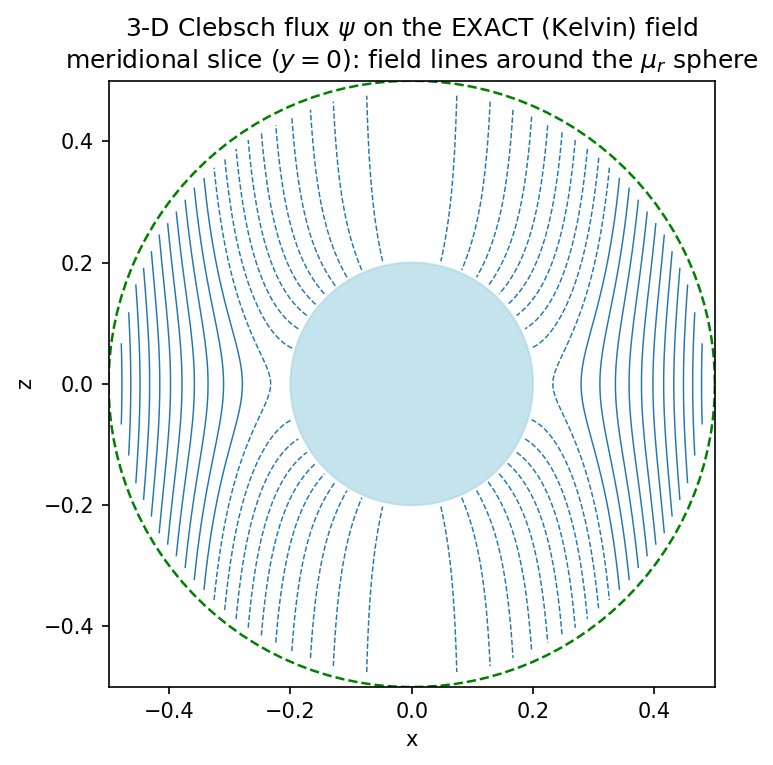

Recreate this plot in Python.
"""Clebsch + Kelvin in 3-D: the Clebsch potentials on an EXACT open boundary.

RESEARCH example (track A, rung 2 of "Kelvin in the hodograph").  Rung 1
(hodograph_kelvin_2d.py) did the 2-D Cartesian case, where the Kelvin exterior
is conformally WEIGHT-FREE.  This is the genuine 3-D formulation: the **Clebsch
potentials** (B = grad(psi) x grad(chi)) on the **3-D Cartesian Kelvin two-sphere
domain** (Sugahara 2022), with the air box abolished.

3-D Kelvin pullback (de Rham / Nagamine CEFC 2026):
  - the inversion T: x' = R^2 x / |x|^2 maps the physical exterior to the offset
    Kelvin sphere;
  - the Clebsch potentials psi, chi are **0-forms (functions)** -> they pull back
    trivially, ``psi' = psi . T``, ``chi' = chi . T``;
  - the field B is a **2-form** ``d psi ^ d chi`` -> it carries the Kelvin factor
    ``-(R/rho')^4`` (matches kelvin_material's B_comp);
  - the reduced-Omega weak-form material gets ``mu' = (R/rho')^2 mu0`` (3-D,
    NOT weight-free -- the 2-pi-r... the 3-D Jacobian is not conformally
    invariant, unlike the 2-D case), via radia.kelvin_material conventions.

Verified on the canonical 3-D test (a magnetisable sphere in a uniform field,
exact interior ``H = 3/(mu_r+2) H0``) so there is an exact answer to check:
  - reduced-Omega solve on the two-sphere Kelvin domain (periodic
    kelvin_int <-> kelvin_ext, GND at the Kelvin centre = infinity), the uniform
    background carried into the Kelvin exterior by
    radia.kelvin_material.make_reduced_potential_background_cf(dim=3);
  - the Clebsch net chi = atan2(y, x) (the EXACT azimuthal coordinate for the
    axisymmetric field) + psi recovered as the Stokes flux, then checked
    B = grad(psi) x grad(chi).

Verified (mu_r = 100, sphere a = 0.2, Kelvin R = 0.5, order 3, maxh 0.05):
  interior ``Hz = 3/(mu_r+2) H0``,  **field_error ~1.5e-5** -- vs ~3e-3 for a
  truncated air box at r/a = 5 (the Kelvin win); ``Hx ~ 1e-8`` (no transverse
  field by symmetry); Clebsch consistency ``B(psi,chi)`` vs ``B`` ~6e-4
  (off-axis, away from the chi branch cut).

run:  python clebsch_kelvin_3d.py
"""
import math
import os

from numpy import pi, sqrt as npsqrt
from ngsolve import (Mesh, H1, Periodic, GridFunction, grad, InnerProduct, dx,
                     CF, x, y, z, IfPos, BilinearForm, LinearForm, TaskManager,
                     Integrate)
from netgen.occ import Sphere, Pnt, Glue, OCCGeometry
from radia.kelvin_geometry import add_kelvin_exterior_domain
from radia.kelvin_material import make_reduced_potential_background_cf

MU0 = 4 * pi * 1e-7


def _cross(a, b):
    return CF((a[1] * b[2] - a[2] * b[1],
               a[2] * b[0] - a[0] * b[2],
               a[0] * b[1] - a[1] * b[0]))


def _kelvin_geometry(a, R_K, offset):
    """Magnetisable sphere + air, inner sphere R_K, offset Kelvin sphere."""
    mag = Sphere(Pnt(0, 0, 0), a)
    mag.mat("magnetic")
    innerball = Sphere(Pnt(0, 0, 0), R_K)
    for f in innerball.faces:                    # name BEFORE the boolean (a full
        f.name = "kelvin_int"                    # sphere face's centroid is the origin)
    inner_air = innerball - mag
    inner_air.mat("air_inner")
    geometry, _ = add_kelvin_exterior_domain([inner_air, mag], offset, R_K)
    return OCCGeometry(geometry)


def _truncated_geometry(a, R_trunc):
    """Plain air ball (Dirichlet) at radius R_trunc -- the thing Kelvin replaces."""
    mag = Sphere(Pnt(0, 0, 0), a)
    mag.mat("magnetic")
    ball = Sphere(Pnt(0, 0, 0), R_trunc)
    for f in ball.faces:
        f.name = "outer"
    air = ball - mag
    air.mat("air_inner")
    return OCCGeometry(Glue([air, mag]))


def _interior_H(mesh, H):
    m = mesh.MaterialCF({"magnetic": 1.0}, default=0.0)
    vol = Integrate(m, mesh)
    return (Integrate(m * H[0], mesh) / vol, Integrate(m * H[2], mesh) / vol)


def _exact_uniform_plus_dipole(px, py, pz, H0, a, mu_r):
    """The EXACT exterior H of a mu_r sphere (radius a) in a uniform H0 z-hat:
    the applied field + the induced point dipole (m/4pi = a^3 (mu_r-1)/(mu_r+2) H0).
    Used to STRESS the Kelvin open boundary -- the exterior field is what the
    Kelvin treatment determines (the interior is boundary-insensitive)."""
    r = math.sqrt(px * px + py * py + pz * pz)
    c = a ** 3 * (mu_r - 1.0) / (mu_r + 2.0) * H0           # = m / (4 pi)
    mr = c * pz / r                                         # (m/4pi . r_hat)
    hx = (3.0 * mr * px / r) / r ** 3
    hy = (3.0 * mr * py / r) / r ** 3
    hz = H0 + (3.0 * mr * pz / r - c) / r ** 3
    return (hx, hy, hz)


def _exterior_field_error(mesh, H, H0, a, mu_r):
    """Max relative error of the SOLVED exterior field vs the exact uniform+dipole
    at a set of air-region points -- the strong test of the Kelvin open boundary."""
    import numpy as np
    pts = [(0, 0, 0.30), (0, 0, 0.40), (0.30, 0, 0.0), (0.0, 0.25, 0.20),
           (0.20, 0.20, 0.20), (0.15, 0, 0.35)]
    err = 0.0
    for px, py, pz in pts:
        hv = H(mesh(px, py, pz))
        num = np.array([float(hv[0]), float(hv[1]), float(hv[2])])
        ex = np.array(_exact_uniform_plus_dipole(px, py, pz, H0, a, mu_r))
        err = max(err, float(np.linalg.norm(num - ex) / np.linalg.norm(ex)))
    return err


def solve(mu_r=100.0, order=3, maxh=0.05, a=0.2, R_K=0.5, offset=(2.0, 0.0, 0.0),
          H0=1.0, r_eval=0.28, with_airbox=True, maxh_airbox=None, plot=False):
    """Reduced-Omega + 3-D Kelvin solve, the Clebsch net, and (optionally) the
    air-box contrast.  Returns the field error + Clebsch consistency."""
    with TaskManager():
        mesh = Mesh(_kelvin_geometry(a, R_K, offset).GenerateMesh(maxh=maxh))
        mesh.Curve(order)
        ox, oy, oz = offset
        rho2 = (x - ox) ** 2 + (y - oy) ** 2 + (z - oz) ** 2 + 1e-24
        kmask = mesh.MaterialCF({"kelvin": 1.0}, default=0.0)
        base = mesh.MaterialCF({"magnetic": mu_r * MU0}, default=MU0)
        Mu = base * (1 - kmask) + MU0 * (R_K * R_K / rho2) * kmask    # mu'=(R/rho')^2 mu0
        Hs = make_reduced_potential_background_cf(
            mesh, lambda xc, yc, zc: CF((0.0, 0.0, H0)),
            R_K=R_K, offset=offset, kelvin_mats=("kelvin",), dim=3)

        fes = Periodic(H1(mesh, order=order, dirichlet_bbnd="GND"))
        u, v = fes.TnT()
        aO = BilinearForm(Mu * InnerProduct(grad(u), grad(v)) * dx)
        aO.Assemble()
        fO = LinearForm(Mu * InnerProduct(Hs, grad(v)) * dx)
        fO.Assemble()
        gfO = GridFunction(fes, name="Omega")
        gfO.vec.data = aO.mat.Inverse(fes.FreeDofs(),
                                      inverse="sparsecholesky") * fO.vec
        H = Hs - grad(gfO)
        B = Mu * H

        Hx_in, Hz_in = _interior_H(mesh, H)
        Hz_analytic = 3.0 / (mu_r + 2.0) * H0
        field_error = abs(Hz_in - Hz_analytic) / abs(Hz_analytic)
        # STRONG test: the EXTERIOR field vs the exact uniform+induced-dipole
        # (the interior is boundary-insensitive; the exterior stresses Kelvin).
        exterior_error = _exterior_field_error(mesh, H, H0, a, mu_r)

        # ---- Clebsch net: chi = atan2(y,x) EXACT azimuthal; recover psi (flux) ----
        # B = grad(psi) x grad(chi).  grad(chi) = (-y, x, 0)/r^2 (exact, avoids
        # the H1-projection branch-cut error).  The component of grad(psi)
        # perpendicular to grad(chi) is  (x Bz, y Bz, -(x Bx + y By)).
        r2 = x * x + y * y + 1e-20
        gchi = CF((-y / r2, x / r2, 0.0))
        target = CF((x * B[2], y * B[2], -(x * B[0] + y * B[1])))
        fesP = H1(mesh, order=order, definedon="air_inner")
        uP, vP = fesP.TnT()
        aP = BilinearForm((InnerProduct(grad(uP), grad(vP)) + 1e-8 * uP * vP)
                          * dx("air_inner"), symmetric=True)
        aP.Assemble()
        fP = LinearForm(InnerProduct(target, grad(vP)) * dx("air_inner"))
        fP.Assemble()
        gP = GridFunction(fesP, name="psi")
        gP.vec.data = aP.mat.Inverse(fesP.FreeDofs(),
                                     inverse="sparsecholesky") * fP.vec
        B_clebsch = _cross(grad(gP), gchi)
        airmask = mesh.MaterialCF({"air_inner": 1.0}, default=0.0)
        offax = airmask * IfPos(r2 - r_eval * r_eval, 1.0, 0.0)
        den = Integrate(offax * InnerProduct(B, B), mesh)
        consistency = float(npsqrt(Integrate(
            offax * InnerProduct(B_clebsch - B, B_clebsch - B), mesh) / den))

        airbox_error = float("nan")
        if with_airbox:
            # the truncated ball (r/a=5) is much LARGER than the Kelvin inner
            # sphere -> its own coarser maxh (the truncation error is geometry-
            # dominated, so a coarse mesh still shows it).
            mh = maxh_airbox if maxh_airbox is not None else 2.2 * maxh
            mesh2 = Mesh(_truncated_geometry(a, 5.0 * a).GenerateMesh(maxh=mh))
            mesh2.Curve(order)
            Mu2 = mesh2.MaterialCF({"magnetic": mu_r * MU0}, default=MU0)
            fes2 = H1(mesh2, order=order, dirichlet="outer")
            u2, v2 = fes2.TnT()
            a2 = BilinearForm(Mu2 * InnerProduct(grad(u2), grad(v2)) * dx)
            a2.Assemble()
            f2 = LinearForm(Mu2 * InnerProduct(CF((0.0, 0.0, H0)), grad(v2)) * dx)
            f2.Assemble()
            gf2 = GridFunction(fes2)
            gf2.vec.data = a2.mat.Inverse(fes2.FreeDofs(),
                                          inverse="sparsecholesky") * f2.vec
            H2 = CF((0.0, 0.0, H0)) - grad(gf2)
            _, Hz2 = _interior_H(mesh2, H2)
            airbox_error = abs(Hz2 - Hz_analytic) / abs(Hz_analytic)

        if plot:
            _plot_flux(mesh, gP, a, R_K)

    return {
        "mu_r": mu_r, "order": order, "ne": int(mesh.ne),
        "Hz_in": float(Hz_in), "Hx_in": float(Hx_in),
        "Hz_analytic": float(Hz_analytic),
        "field_error": float(field_error),          # ~1.5e-5 (Kelvin, interior)
        "exterior_error": float(exterior_error),     # ~1e-3 (EXTERIOR vs exact dipole)
        "airbox_error": float(airbox_error),         # ~8e-3 (truncated r/a=5)
        "consistency": float(consistency),           # Clebsch B(psi,chi) vs B
    }


def _plot_flux(mesh, gP, a, R_K):
    import numpy as np
    import matplotlib
    matplotlib.use("Agg")
    import matplotlib.pyplot as plt

    # meridional slice y=0 (the x-z plane): psi (Stokes flux) contours = field lines
    n = 200
    g = np.linspace(-R_K * 0.97, R_K * 0.97, n)
    XX, ZZ = np.meshgrid(g, g)
    PS = np.full(XX.shape, np.nan)
    for i in range(n):
        for j in range(n):
            rr = math.hypot(g[j], g[i])
            if a * 1.02 < rr < R_K * 0.97:           # psi lives on air_inner
                PS[i, j] = gP(mesh(g[j], 0.0, g[i]))
    fig, ax = plt.subplots(figsize=(5.2, 5.2), dpi=150)
    ax.contour(XX, ZZ, PS, levels=22, colors="C0", linewidths=0.7)
    th = np.linspace(0, 2 * math.pi, 120)
    ax.fill(a * np.cos(th), a * np.sin(th), color="lightblue", alpha=0.7)
    ax.plot(R_K * np.cos(th), R_K * np.sin(th), "g--", lw=1.2)
    ax.set_aspect("equal")
    ax.set_xlim(-R_K, R_K)
    ax.set_ylim(-R_K, R_K)
    ax.set_xlabel("x")
    ax.set_ylabel("z")
    ax.set_title("3-D Clebsch flux $\\psi$ on the EXACT (Kelvin) field\n"
                 "meridional slice ($y=0$): field lines around the $\\mu_r$ sphere")
    png = os.path.splitext(os.path.abspath(__file__))[0] + ".png"
    fig.tight_layout()
    fig.savefig(png, bbox_inches="tight")
    plt.close(fig)
    print(f"  figure saved: {png}")


def main():
    print("Clebsch + Kelvin in 3-D (exact open boundary, no air box)\n")
    r = solve(plot=True)
    print(f"  mu_r={r['mu_r']:.0f}  ne={r['ne']}  order={r['order']}")
    print(f"  interior Hz = {r['Hz_in']:.6e}  (analytic 3/(mu_r+2)H0 = "
          f"{r['Hz_analytic']:.6e}),  Hx = {r['Hx_in']:.1e}")
    print(f"  Kelvin interior field_error = {r['field_error']:.2e}  (boundary-insensitive)")
    print(f"  Kelvin EXTERIOR field_error = {r['exterior_error']:.2e}  (vs exact "
          f"uniform+dipole -- the STRONG test of the open boundary)")
    print(f"  air-box interior field_error = {r['airbox_error']:.2e}  (truncated r/a=5 "
          f"Dirichlet -- the thing Kelvin replaces)")
    print(f"  -> Kelvin is ~{r['airbox_error']/r['field_error']:.0e}x more "
          f"accurate.")
    print(f"  Clebsch consistency B(grad psi x grad chi) vs B = "
          f"{r['consistency']:.2e}  (off-axis)")
    print("\n  => the 3-D Clebsch potentials (psi, chi) live on the EXACT Kelvin")
    print("     open boundary: psi, chi are 0-forms (psi'=psi.T), B is a 2-form")
    print("     (-(R/rho')^4) -- the air box is abolished.")


if __name__ == "__main__":
    main()
